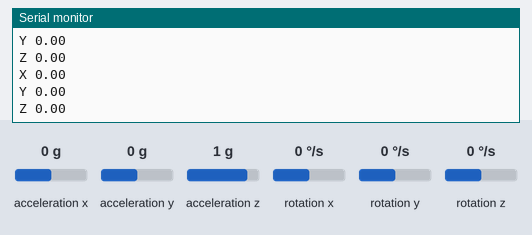
Recording of a sketch running on a simulated ESP32. Parts: the last lines printed to the serial monitor. Inputs (shaded band) come from the test bench; at power-on: rotation x 0 °/s, rotation y 0 °/s, rotation z 0 °/s, acceleration x 0 g, acceleration y 0 g, acceleration z 1 g.

Above: at 1.2 s.
1.3 s: rotation x set to -192 °/s
At 1.33 s:
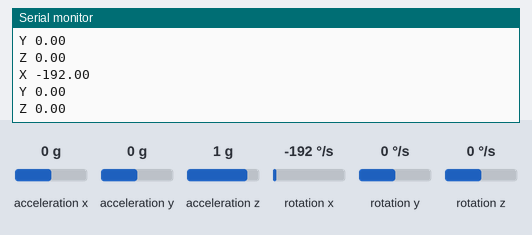
2.8 s: rotation y set to -192 °/s
At 2.86 s:
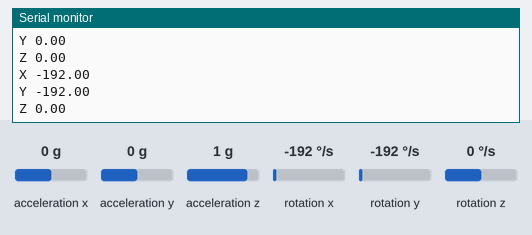
4.3 s: rotation z set to -192 °/s
At 6.33 s:
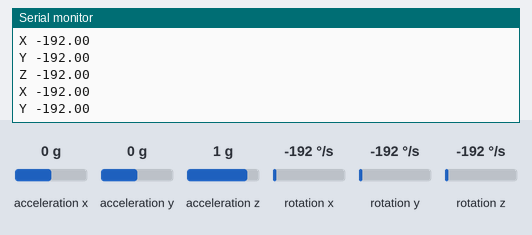

Measured:
- after the input at 1.3 s, the serial monitor: prints a new line at once (image 1)
- after the input at 2.8 s, the serial monitor: prints a new line after 0.06 s (image 2)
- after the input at 4.3 s, the serial monitor: prints a new line after 0.09 s (image 3)

The sketch:

MPU.ino
```cpp
#include <vector>
void myupdate(int* arr)
{
  int S = 0;
  for(int i = 0; i < sizeof(arr); ++i)
  {
//    S
  }
}


#include <MPU9250_asukiaaa.h>

#define SDA_PIN 21
#define SCL_PIN 22

#include <MPU9250_asukiaaa.h>

#ifdef _ESP32_HAL_I2C_H_
#define SDA_PIN 21
#define SCL_PIN 22
#endif

MPU9250_asukiaaa mySensor;

void setup() {
while(!Serial);

Serial.begin(115200);
Serial.println("started");

#ifdef _ESP32_HAL_I2C_H_
// for esp32
Wire.begin(SDA_PIN, SCL_PIN); //sda, scl
#else
Wire.begin();
#endif

mySensor.setWire(&Wire);

//mySensor.beginAccel();
//mySensor.beginMag();
mySensor.beginGyro();

// you can set your own offset for mag values
// mySensor.magXOffset = -100;
// mySensor.magYOffset = -0.36;
// mySensor.magZOffset = -10;
// mySensor.gyroXOffset = 0.05;
std::vector<int> x(10);
int* y = new int[10];
int* z = new int[10];

}

void loop() {
//mySensor.accelUpdate();
//Serial.println("print accel values");
//Serial.println("accelX: " + String(mySensor.accelX()));
//Serial.println("accelY: " + String(mySensor.accelY()));
//Serial.println("accelZ: " + String(mySensor.accelZ()));
//Serial.println("accelSqrt: " + String(mySensor.accelSqrt()));
mySensor.gyroUpdate();
Serial.println("X " + String(mySensor.gyroX()));
Serial.println("Y " + String(mySensor.gyroY()));
Serial.println("Z " + String(mySensor.gyroZ()) + "\n\n\n\n\n\n\n\n\n\n\n\n");

//mySensor.magUpdate();
//Serial.println("print mag values");
//Serial.println("magX: " + String(mySensor.magX()));
//Serial.println("maxY: " + String(mySensor.magY()));
//Serial.println("magZ: " + String(mySensor.magZ()));
//Serial.println("horizontal direction: " + String(mySensor.magHorizDirection()));

//Serial.println("at " + String(millis()) + "ms");
delay(100);
}
```
